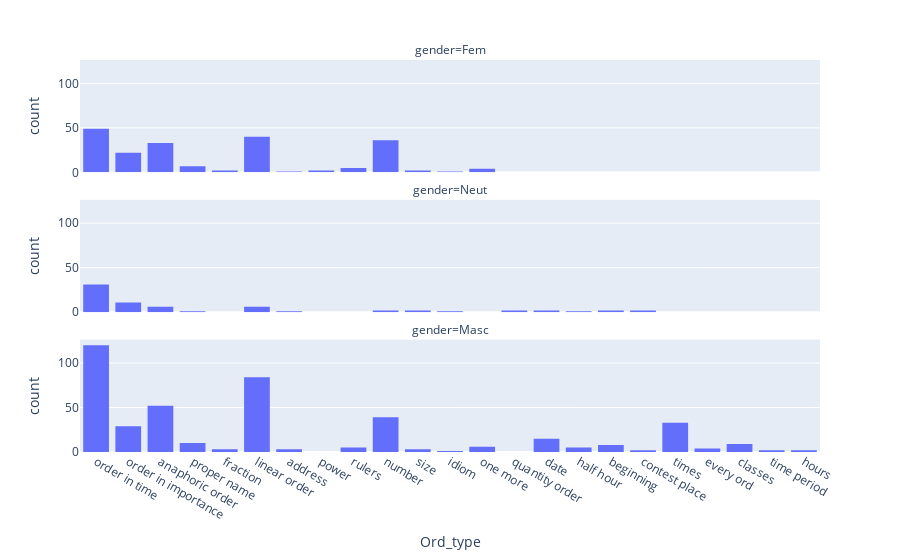

Notebook source saved alongside this figure:
### Code cell
small_ordinals_gender = small_ordinals[pd.notna(small_ordinals['gender'])]
px.histogram(small_ordinals_gender, x="Ord_type", facet_col="gender", facet_col_wrap = 1)

### Figure 1 — Plotly figure (JSON) as saved in the notebook; plotly's stock layout.template omitted (floating-point values rounded to 4 significant figures; data arrays with more than 128 entries replaced by an {"elided": "..."} marker saying what was removed)
{"data": [{"alignmentgroup": "True", "bingroup": "x", "hovertemplate": "gender=Fem<br>Ord_type=%{x}<br>count=%{y}<extra></extra>", "legendgroup": "", "marker": {"color": "#636efa", "pattern": {"shape": ""}}, "name": "", "offsetgroup": "", "orientation": "v", "showlegend": false, "type": "histogram", "x": {"elided": "204 str values"}, "xaxis": "x3", "yaxis": "y3"}, {"alignmentgroup": "True", "bingroup": "x", "hovertemplate": "gender=Neut<br>Ord_type=%{x}<br>count=%{y}<extra></extra>", "legendgroup": "", "marker": {"color": "#636efa", "pattern": {"shape": ""}}, "name": "", "offsetgroup": "", "orientation": "v", "showlegend": false, "type": "histogram", "x": ["order in time", "linear order", "quantity order", "quantity order", "order in time", "order in time", "anaphoric order", "size", "anaphoric order", "order in time", "proper name", "date", "order in importance", "order in time", "order in importance", "linear order", "linear order", "size", "idiom", "order in importance", "order in time", "order in time", "order in time", "order in time", "order in time", "order in time", "anaphoric order", "half hour", "date", "address", "linear order", "order in importance", "order in time", "beginning", "anaphoric order", "anaphoric order", "anaphoric order", "linear order", "order in time", "order in time", "order in importance", "contest place", "number", "order in time", "order in time", "contest place", "order in importance", "order in time", "beginning", "order in importance", "order in importance", "order in importance", "order in importance", "order in importance", "order in time", "linear order", "order in time", "order in time", "order in time", "order in time", "order in time", "order in time", "order in time", "number", "order in time", "order in time", "order in time", "order in time", "order in time", "order in time"], "xaxis": "x2", "yaxis": "y2"}, {"alignmentgroup": "True", "bingroup": "x", "hovertemplate": "gender=Masc<br>Ord_type=%{x}<br>count=%{y}<extra></extra>", "legendgroup": "", "marker": {"color": "#636efa", "pattern": {"shape": ""}}, "name": "", "offsetgroup": "", "orientation": "v", "showlegend": false, "type": "histogram", "x": {"elided": "435 str values"}, "xaxis": "x", "yaxis": "y"}], "layout": {"annotations": [{"font": {}, "showarrow": false, "text": "gender=Masc", "x": 0.5, "xanchor": "center", "xref": "paper", "y": 0.2867, "yanchor": "bottom", "yref": "paper"}, {"font": {}, "showarrow": false, "text": "gender=Neut", "x": 0.5, "xanchor": "center", "xref": "paper", "y": 0.6433, "yanchor": "bottom", "yref": "paper"}, {"font": {}, "showarrow": false, "text": "gender=Fem", "x": 0.5, "xanchor": "center", "xref": "paper", "y": 1.0, "yanchor": "bottom", "yref": "paper"}], "barmode": "relative", "legend": {"tracegroupgap": 0}, "margin": {"t": 60}, "xaxis": {"anchor": "y", "domain": [0, 1], "title": {"text": "Ord_type"}}, "xaxis2": {"anchor": "y2", "domain": [0, 1], "matches": "x", "showticklabels": false}, "xaxis3": {"anchor": "y3", "domain": [0, 1], "matches": "x", "showticklabels": false}, "yaxis": {"anchor": "x", "domain": [0, 0.2867], "title": {"text": "count"}}, "yaxis2": {"anchor": "x2", "domain": [0.3567, 0.6433], "matches": "y", "title": {"text": "count"}}, "yaxis3": {"anchor": "x3", "domain": [0.7133, 1.0], "matches": "y", "title": {"text": "count"}}}}
